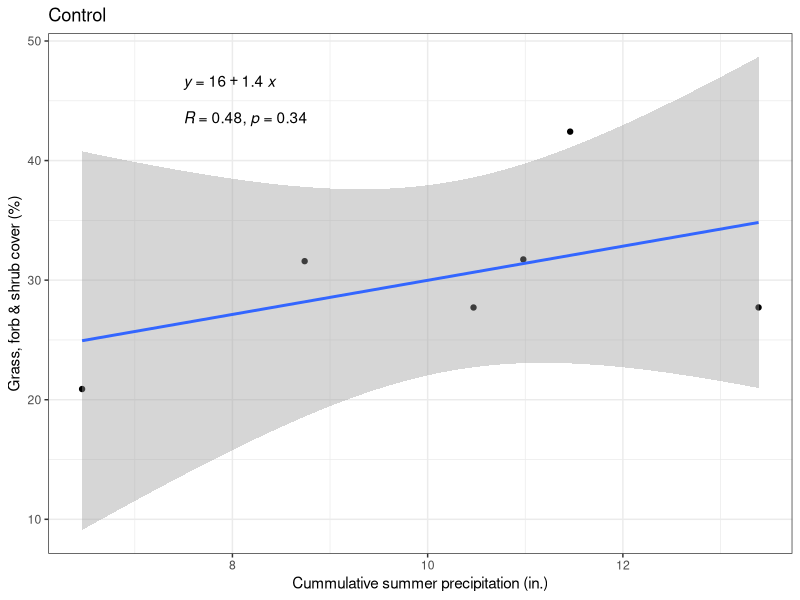
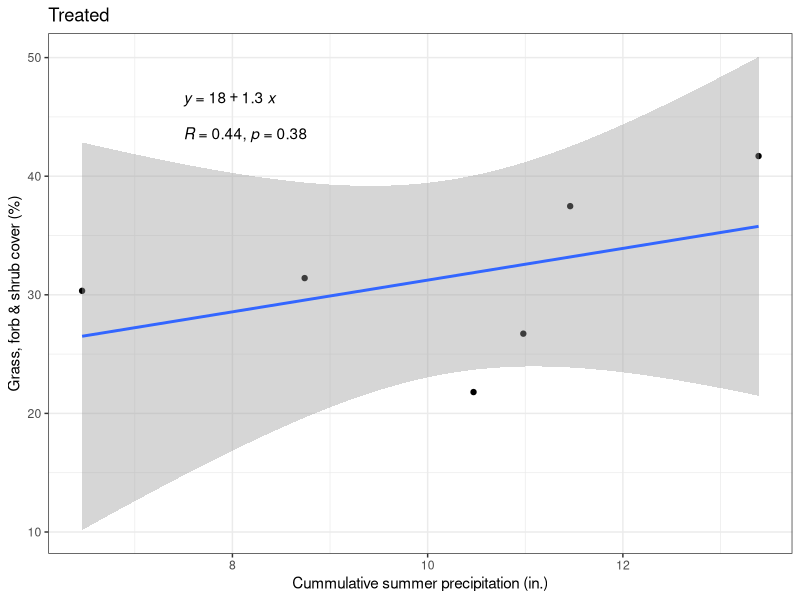
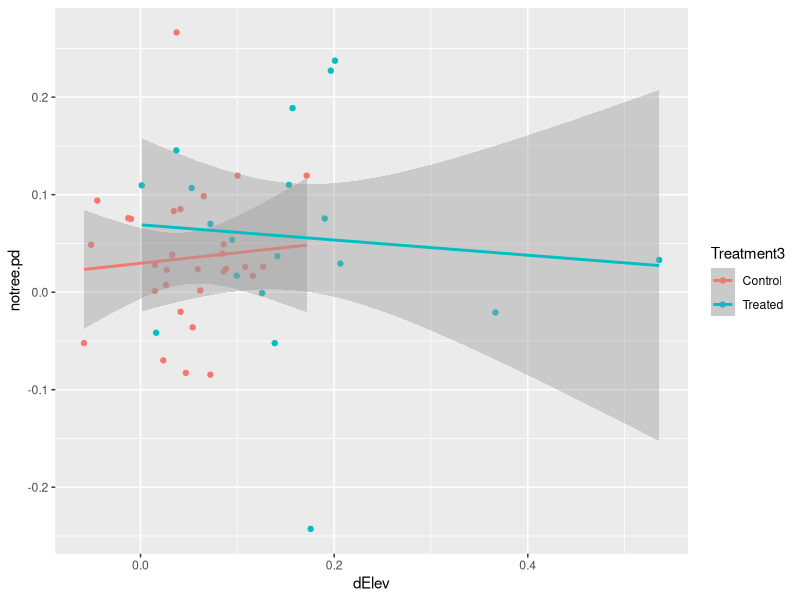
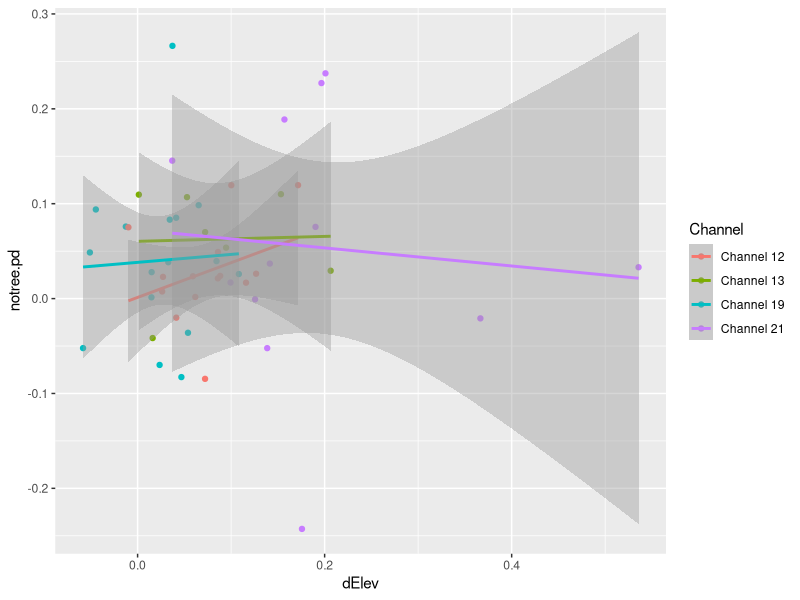
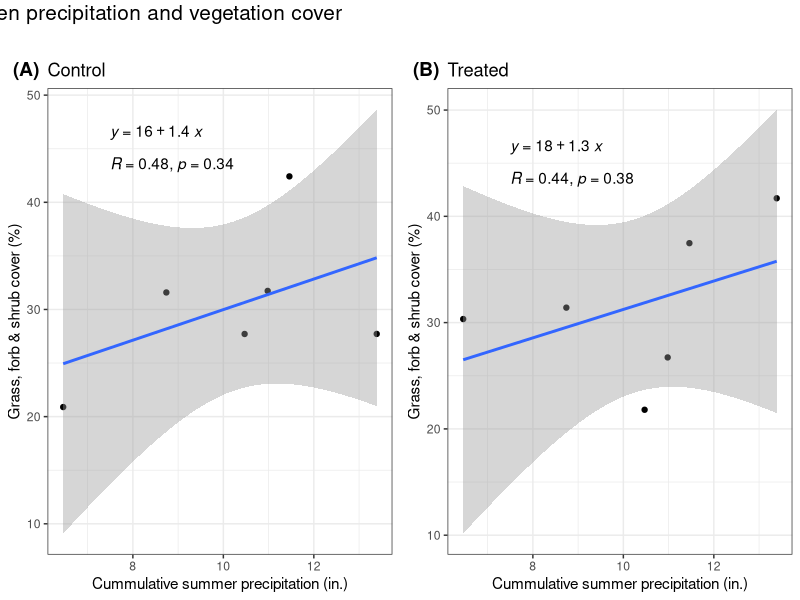

Write R code to recreate these figures, in order.
# Purpose: Explore correlation between notree averages and precip, and 
#   elevation difference and percent difference (but not sure this will really work).
# Created: 2023-05-24
# Last updated: 2023-07-20

library(tidyverse)
library(ggpubr)

# Load data ---------------------------------------------------------------

# Precip & veg cover
notree.avg <- read.csv("data/cleaned/Treatment3-average_notree-cover.csv")
precip <- read.table("data/PimaCounty_precip/PimaCounty_precip_2012-2021.txt",
                     sep = "\t", header = TRUE) 

# Percent change & elevation
elev <- read.csv("data/cleaned/Cross-section-elevation_clean.csv")
firstlast <- read.csv("data/cleaned/Percent-difference_first-last.csv", )


# Data wrangling ----------------------------------------------------------

# Precip & veg cover
precip.sample <- precip |> 
  filter(!str_detect(year.xaxis, c("2020|2016|2017|2019"))) |> 
  mutate(Year = gsub("-.*", "", year.xaxis)) |> 
  select(Year, Precip_cum)

notree.ctrl <- notree.avg |> 
  mutate(Year = as.character(Year)) |> 
  filter(Treatment3 == "Control") |> 
  left_join(precip.sample)

notree.trt <- notree.avg |> 
  mutate(Year = as.character(Year)) |> 
  filter(Treatment3 == "Treated") |> 
  left_join(precip.sample)

# Percent change & elevation
dat.elev <- left_join(elev, firstlast)


# Visualization -----------------------------------------------------------

# Precip & veg cover
notree.ctrl.plot <- notree.ctrl |> 
  ggplot(aes(x = Precip_cum, y = mean)) +
  geom_point() +
  geom_smooth(method = "lm") +
  labs(x = "Cummulative summer precipitation (in.)",
       y = "Grass, forb & shrub cover (%)",
       title = "Control") +
  theme_bw() +
  stat_regline_equation(label.x = 7.5, label.y = 46.5) +
  stat_cor(label.x = 7.5, label.y = 43.5) 
notree.ctrl.plot
  

notree.trt.plot <- notree.trt |> 
  ggplot(aes(x = Precip_cum, y = mean)) +
  geom_point() +
  geom_smooth(method = "lm") +
  labs(x = "Cummulative summer precipitation (in.)",
       y = "Grass, forb & shrub cover (%)",
       title = "Treated") +
  theme_bw() +
  stat_regline_equation(label.x = 7.5, label.y = 46.5) +
  stat_cor(label.x = 7.5, label.y = 43.5) 
notree.trt.plot

tiff("figures/2023-07_draft-figures/Corr-precip-veg.tiff", height = 5, width = 11, units = "in", res = 150)
annotate_figure(ggarrange(notree.ctrl.plot, notree.trt.plot,
                          nrow = 1, ncol = 2,
                          labels = c("(A)", "(B)")),
                top = text_grob("Correlation between precipitation and vegetation cover \n",
                                size = 15,
                                hjust = 1.1))
dev.off()


# Percent difference and elevation change
dat.elev |> 
  ggplot(aes(x = dElev, y = notree.pd, color = Treatment3)) +
  geom_point() +
  geom_smooth(method = "lm")

dat.elev |> 
  ggplot(aes(x = dElev, y = notree.pd, color = Channel)) +
  geom_point() +
  geom_smooth(method = "lm")
